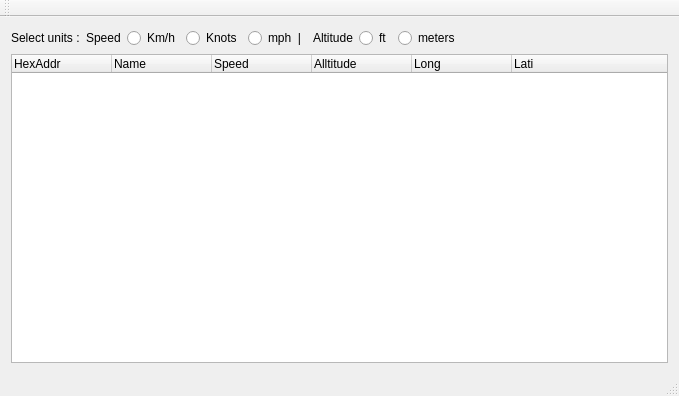
<?xml version="1.0" encoding="UTF-8"?>
<ui version="4.0">
 <class>MainWindow</class>
 <widget class="QMainWindow" name="MainWindow">
  <property name="geometry">
   <rect>
    <x>0</x>
    <y>0</y>
    <width>679</width>
    <height>396</height>
   </rect>
  </property>
  <property name="windowTitle">
   <string>Dump1090</string>
  </property>
  <widget class="QWidget" name="centralWidget">
   <layout class="QGridLayout" name="gridLayout">
    <item row="0" column="0">
     <layout class="QHBoxLayout" name="horizontalLayout">
      <item>
       <widget class="QLabel" name="label">
        <property name="text">
         <string>Select units :</string>
        </property>
       </widget>
      </item>
      <item>
       <widget class="QLabel" name="label_2">
        <property name="text">
         <string>Speed</string>
        </property>
       </widget>
      </item>
      <item>
       <widget class="QRadioButton" name="rBkmh">
        <property name="text">
         <string>Km/h</string>
        </property>
       </widget>
      </item>
      <item>
       <widget class="QRadioButton" name="rBknots">
        <property name="text">
         <string>Knots</string>
        </property>
       </widget>
      </item>
      <item>
       <widget class="QRadioButton" name="rBmph">
        <property name="text">
         <string>mph  |</string>
        </property>
       </widget>
      </item>
      <item>
       <widget class="QLabel" name="label_3">
        <property name="text">
         <string>Altitude</string>
        </property>
       </widget>
      </item>
      <item>
       <widget class="QRadioButton" name="rBft">
        <property name="text">
         <string>ft</string>
        </property>
       </widget>
      </item>
      <item>
       <widget class="QRadioButton" name="rBmeters">
        <property name="text">
         <string>meters</string>
        </property>
       </widget>
      </item>
      <item>
       <spacer name="horizontalSpacer">
        <property name="orientation">
         <enum>Qt::Horizontal</enum>
        </property>
        <property name="sizeHint" stdset="0">
         <size>
          <width>68</width>
          <height>20</height>
         </size>
        </property>
       </spacer>
      </item>
     </layout>
    </item>
    <item row="1" column="0">
     <widget class="QTreeWidget" name="treeWidget">
      <column>
       <property name="text">
        <string>HexAddr</string>
       </property>
      </column>
      <column>
       <property name="text">
        <string>Name</string>
       </property>
      </column>
      <column>
       <property name="text">
        <string>Speed</string>
       </property>
      </column>
      <column>
       <property name="text">
        <string>Alltitude</string>
       </property>
      </column>
      <column>
       <property name="text">
        <string>Long</string>
       </property>
      </column>
      <column>
       <property name="text">
        <string>Lati</string>
       </property>
      </column>
     </widget>
    </item>
   </layout>
  </widget>
  <widget class="QMenuBar" name="menuBar">
   <property name="geometry">
    <rect>
     <x>0</x>
     <y>0</y>
     <width>679</width>
     <height>27</height>
    </rect>
   </property>
  </widget>
  <widget class="QToolBar" name="mainToolBar">
   <attribute name="toolBarArea">
    <enum>TopToolBarArea</enum>
   </attribute>
   <attribute name="toolBarBreak">
    <bool>false</bool>
   </attribute>
  </widget>
  <widget class="QStatusBar" name="statusBar"/>
 </widget>
 <layoutdefault spacing="6" margin="11"/>
 <resources/>
 <connections/>
</ui>
